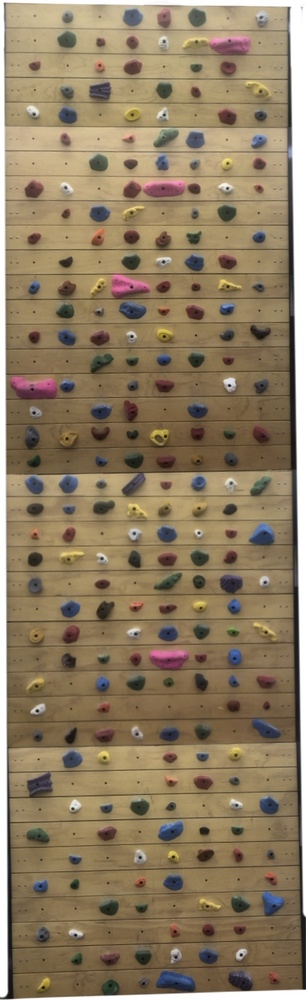
#> input picture image_detection/images/treadwall.jpg, 306 x 1000 px, shrunk from 516 x 1688 before the run
$ python -i SVG_to_image_grid.py   (imports and definitions only)
#> lines starting #> are read from the running program, lines starting #| are printed output that depends on the picture
import os
import cairosvg
from PIL import Image
import io
import xml.etree.ElementTree as ET
import cv2
import numpy as np
import matplotlib.pyplot as plt


# [9 lines left out: function get_original_image_dimensions, not called in this run]


def detect_tnuts(image_path, debug=False):
    """
    Detect t-nuts in the image using circle detection.
    Returns detected circles and optionally saves debug visualization.
    """
#> called with image_path = 'images/treadwall.jpg', debug = False
    # Load image
    img = cv2.imread(image_path)
#> img is the input picture: shape (1000, 306, 3); mean B, G, R 98.4, 125.5, 143.4
    if img is None:
        raise ValueError(f"Could not load image: {image_path}")

    gray = cv2.cvtColor(img, cv2.COLOR_BGR2GRAY)
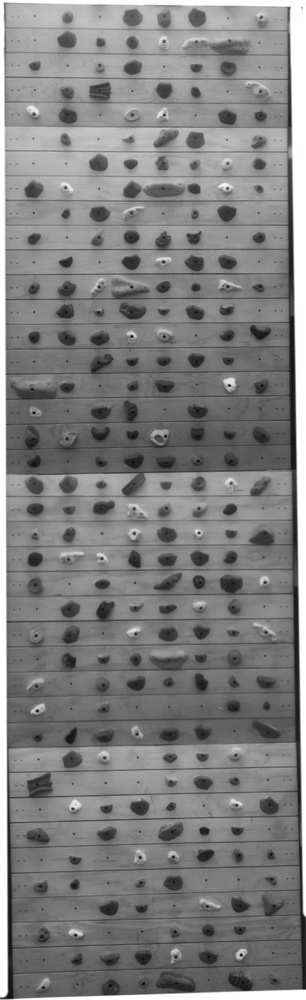
#> gray: shape (1000, 306); min 11, max 255, mean 127.7

    # Apply preprocessing to enhance t-nut visibility
    blurred = cv2.GaussianBlur(gray, (5, 5), 2)

    # Enhance contrast
    clahe = cv2.createCLAHE(clipLimit=2.0, tileGridSize=(8,8))
    enhanced = clahe.apply(blurred)
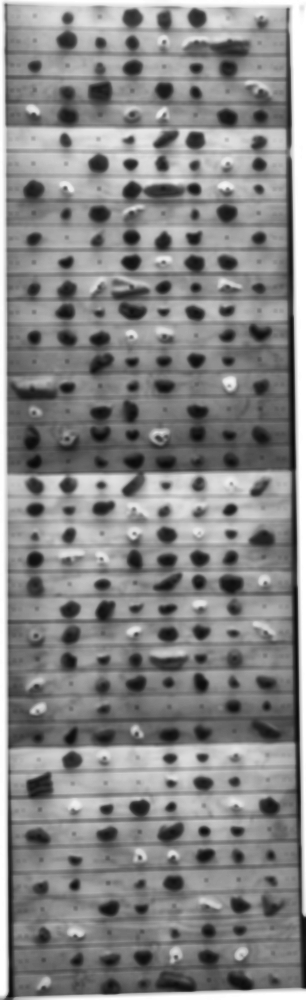
#> enhanced: shape (1000, 306); min 9, max 255, mean 134.2

    # Try different parameter combinations for Hough Circles
    circle_params = [
        # (dp, minDist, param1, param2, minRadius, maxRadius)
        (1, 20, 50, 20, 2, 8),    # For smaller t-nuts
        (1, 30, 50, 25, 3, 10),   # Original parameters
        (1, 40, 50, 30, 4, 12),   # For larger t-nuts
    ]

    circles = None
    for dp, minDist, param1, param2, minRadius, maxRadius in circle_params:
        circles = cv2.HoughCircles(
            enhanced,
            cv2.HOUGH_GRADIENT,
            dp=dp,
            minDist=minDist,
            param1=param1,
            param2=param2,
            minRadius=minRadius,
            maxRadius=maxRadius
        )
        if circles is not None and len(circles[0]) > 10:  # If we find enough circles, stop
            break

    if debug:
        # Create debug visualization
        debug_img = img.copy()
        if circles is not None:
            circles = np.round(circles[0, :]).astype(int)
            for (x, y, r) in circles:
                # Draw the circle
                cv2.circle(debug_img, (x, y), r, (0, 255, 0), 2)
                # Draw the center
                cv2.circle(debug_img, (x, y), 2, (0, 0, 255), 3)

        # Save both the enhanced image and the detection result
        debug_path = image_path.replace('.jpg', '_tnuts_detected.jpg')
        cv2.imwrite(debug_path, debug_img)
        cv2.imwrite(image_path.replace('.jpg', '_enhanced.jpg'), enhanced)
        print(f"Saved t-nut detection visualization to: {debug_path}")
        print(f"Saved enhanced image to: {image_path.replace('.jpg', '_enhanced.jpg')}")

        if circles is not None:
            print(f"Detected {len(circles)} t-nuts")
        else:
            print("No t-nuts detected")

    if circles is not None:
        return np.round(circles[0, :]).astype(int)
    return None


# [577 lines left out: functions calculate_grid_parameters, get_svg_viewbox, transform_svg_to_grid, get_hold_positions_from_svg, infer_grid_from_holds, get_hold_range and 4 more, not called in this run]


# [2 lines not run here, left out]

>>> result = detect_tnuts('images/treadwall.jpg')
#> result = 14 rows, first 8: [198, 582, 7], [34, 460, 7], [130, 238, 7], [208, 930, 7], [232, 706, 7], [258, 238, 6], [34, 338, 7], [162, 286, 7]
